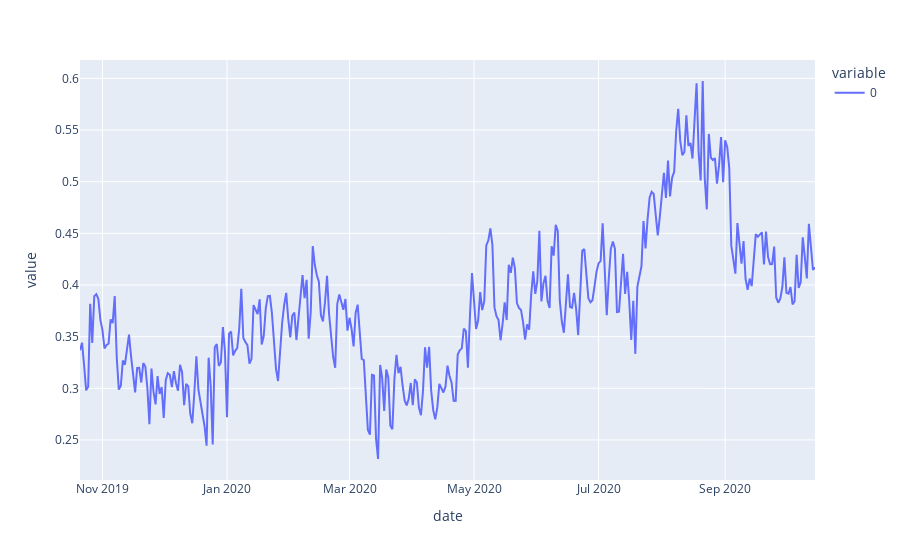

The notebook cell this image was saved under:
### Code cell
manager.get_index_sentiment().plot()

### Figure 1 — Plotly figure (JSON) as saved in the notebook; plotly's stock layout.template omitted (floating-point values rounded to 4 significant figures; data arrays with more than 128 entries replaced by an {"elided": "..."} marker saying what was removed)
{"data": [{"hovertemplate": "variable=0<br>date=%{x}<br>value=%{y}<extra></extra>", "legendgroup": "0", "line": {"color": "#636efa", "dash": "solid"}, "mode": "lines", "name": "0", "orientation": "v", "showlegend": true, "type": "scatter", "x": {"elided": "361 str values"}, "xaxis": "x", "y": {"elided": "361 float values"}, "yaxis": "y"}], "layout": {"legend": {"title": {"text": "variable"}, "tracegroupgap": 0}, "margin": {"t": 60}, "xaxis": {"anchor": "y", "domain": [0, 1], "title": {"text": "date"}}, "yaxis": {"anchor": "x", "domain": [0, 1], "title": {"text": "value"}}}}
